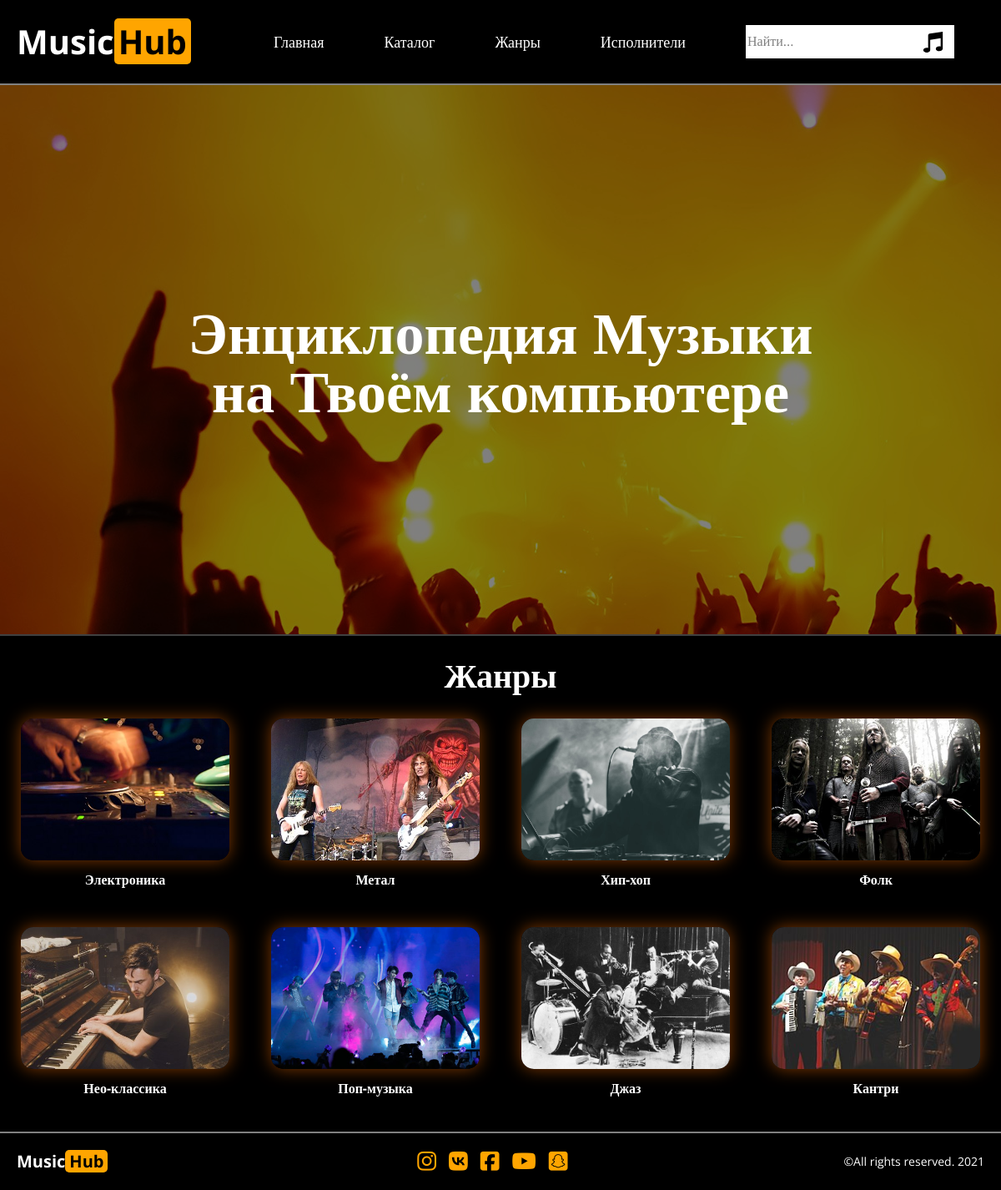
The page / on the database its author committed.
### tables this page shows
CREATE TABLE `categories` (
  `id` int(10) UNSIGNED NOT NULL,
  `name` char(200) NOT NULL,
  `cover` char(200) NOT NULL,
  `content` text NOT NULL
);

### templates/functions.php (the view, shortened to what this page needs)
<?php
function cat_loop_mainpage ($mysqli, $num) {
    $sql = "SELECT * FROM `categories`";
    $res = $mysqli -> query($sql);
    $i = 0;
    if ($res -> num_rows > 0) {
        while ($i < $num  && $resCat = $res -> fetch_assoc()) {
            $i++;
            ?>
            <a href="single-genre.php?id=<?= $resCat['id'] ?>" class="genre--card">
                <img src="<?= $resCat['cover'] ?>" alt="">
                <div class="genre--title"><?= $resCat['name'] ?></div>
            </a>
            <?php
        }
    } else {
        echo "Нет категорий";
    }
}
            ?>

### index.php (shortened to what this page needs)
<?php
include_once "./templates/functions.php";
?>
<!DOCTYPE html>
<html lang="ru">
    <head>
        <link rel="stylesheet" type="text/css" href="css/style.css">
    </head>
    <body>
        <header>
            <div class="wrapper">
                <div class="container header">
                    <div class="header__item logo">Music<span>Hub</span>
                    </div>
                    <ul class="header__item header__nav">
                        <li class="header__nav--item"><a href="index.php">Главная</a></li>
                        <li class="header__nav--item"><a href="#">Каталог</a></li>
                        <li class="header__nav--item"><a href="genres.php">Жанры</a></li>
                        <li class="header__nav--item"><a href="authors.php">Исполнители</a></li>
                        <li class="header__nav--item">
                            <form name="search" method="post" action="search.php" class="search">
                                <input type="search" name="search_q" placeholder="Найти...">
                                <input type="image" src="img/music_player_sign_musical_note_icon_123811.svg">
                            </form>
                        </li>
                    </ul>
                </div>
            </div>
        </header>
        <main>
            <div class="wrapper">
                <div class="main-bg"></div>
                <div class="container">
                    <div class="main__banner">Энциклопедия Музыки <br>на Твоём компьютере</div>
                    <h1>Жанры</h1>
                    <div class="main__content">
                        <?php
                            cat_loop_mainpage($mysqli, 8);
                        ?>
                    </div>
                </div>
            </div>
        </main>
        <footer>
            <div class="wrapper">
                <div class="container">
                    <div class="header__item logo">Music<span>Hub</span></div>
                    <ul class="social">
                        <li><i class="fab fa-instagram"></i></li>
                        <li><i class="fab fa-vk"></i></li>
                        <li><i class="fab fa-facebook-square"></i></li>
                        <li><i class="fab fa-youtube"></i></li>
                        <li><i class="fab fa-snapchat-square"></i></li>
                    </ul>
                    <div class="copyright">©All rights reserved. 2021</div>
                </div>
            </div>
        </footer>
    </body>
</html>

### css/style.css (style rules this page uses)
*, *:before, *:after { -moz-box-sizing: border-box; -webkit-box-sizing: border-box; box-sizing: border-box; }
nav, footer, header, aside { display: block; padding: 0; }
html, body { height: 100%; width: 100%; font-size: 100%; line-height: 1; font-size: 14px; -ms-text-size-adjust: 100%; -moz-text-size-adjust: 100%; -webkit-text-size-adjust: 100%; margin:0; overflow-x: hidden; }
input, button, textarea { font-family: inherit; }
a, a:visited { text-decoration: none; }
ul li { list-style: none; margin-block-start:0; margin-block-end:0; }
img { vertical-align: top; }
h1, h2, h3, h4, h5, h6 { font-size: inherit; font-weight: 400; }
body { font-family: 'Open Sans'; background-color: #000; color:#fff; }
.wrapper { display: flex; justify-content: center; }
header .wrapper { background-color: #000; border-bottom: 2px #808080 solid; }
.container { width: 1340px; padding: 0 20px; }
.header { display: flex; height: 100px; align-items: center; }
.logo { font-size: 40px; font-weight: 700; color:#fff; width: 20%; }
.logo span { background-color: orange; border-radius: 5px; padding: 0 5px; color:#000; }
.header__nav { display: flex; height: 100%; width: 80%; align-items: center; justify-content: space-around; }
.header__nav--item a { font-size: 18px; color: #fff; }
.search { height: 40px; background-color: #fff; width: 250px; display: flex; align-items: center; }
.search input[type="search"] { width: 85%; border:none; }
.search input[type="search"]::placeholder { color:grey; margin-left:15px; font-size: 16px; }
.search input[type="image"] { width: 25px; height: 25px; }
main .wrapper { position: relative; height: auto; }
.main-bg { background-image: url(../img/main-bg.jpg); height: 660px; position: absolute; opacity: .5; width: 100%; z-index: 1; border-bottom: 2px #808080 solid; }
.main__banner { color:#fff; font-size: 70px; font-weight: 700; text-align: center; z-index: 2; height: 660px; display: flex; align-items: center; justify-content: center; }
main .container { display: flex; flex-direction: column; align-items: center; }
h1 { font-size: 40px; font-weight: 700; }
.main__content { display: flex; flex-wrap: wrap; width: 100%; justify-content: space-between; }
.genre--card { width: 260px; margin-right: 2.5%; margin-bottom: 30px; height: 220px; display: flex; flex-direction: column; align-items: center; border-radius: 5px; padding:5px; }
.genre--card img { height: 170px; width: 100%; border-radius: 15px; box-shadow: 0 0 20px rgba(255,114,0,0.5); object-fit: cover; }
.genre--card:nth-child(4n) { margin-right: 0; }
.genre--card:last-child { margin-right: 0; }
.genre--title { margin-top: 15px; font-weight: 700; font-size: 16px; color: #fff; }
footer { height: 70px; border-top: 2px #808080 solid; }
footer .wrapper { height: 100%; }
footer .container { height: 100%; display: flex; align-items: center; justify-content: space-between; }
footer .logo { font-size: 20px; width: auto; }
.social { height: 100%; display: flex; align-items: center; }
.social i { font-size: 26px; color:orange; }
.social li:not(:last-child) { margin-right: 15px; }

### rows shown on the page
categories: cover (picture), name "Электроника"
categories: cover (picture), name "Метал"
categories: cover (picture), name "Хип-хоп"
categories: cover (picture), name "Фолк"
categories: cover (picture), name "Нео-классика"
categories: cover (picture), name "Поп-музыка"
categories: cover (picture), name "Джаз"
categories: cover (picture), name "Кантри"
